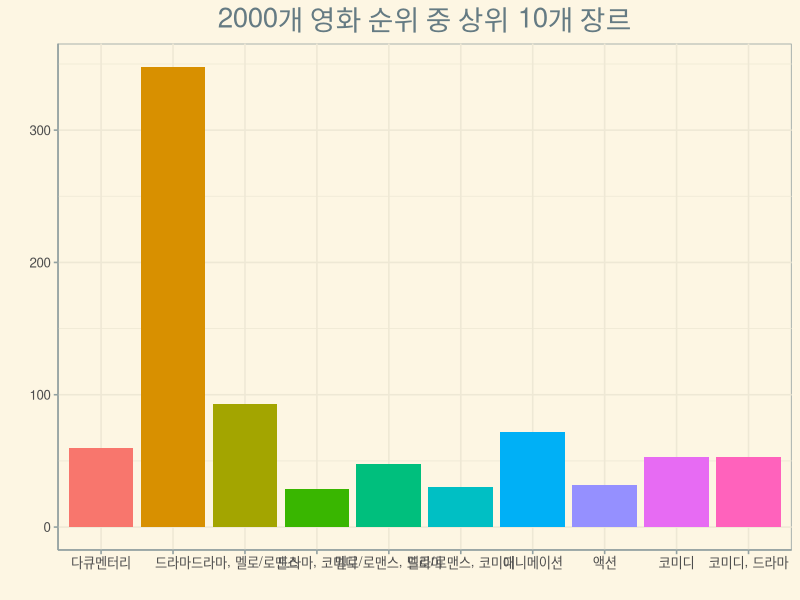
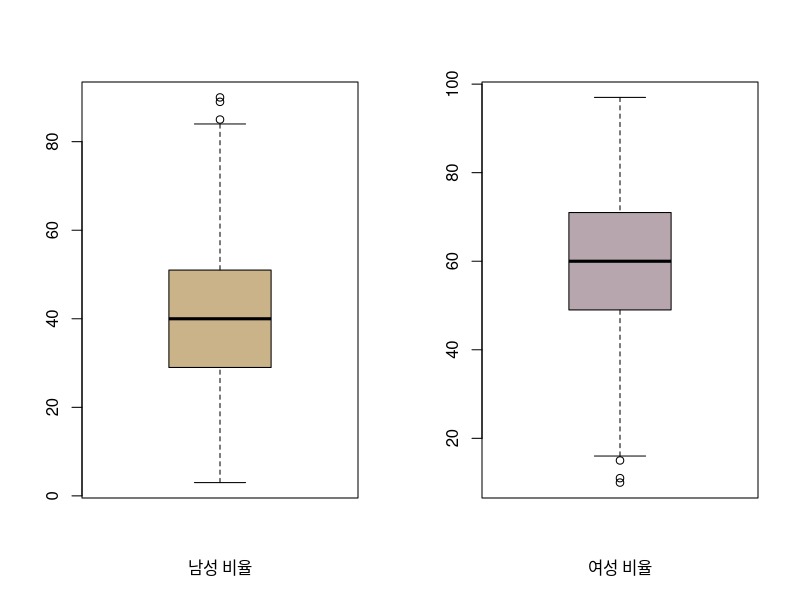
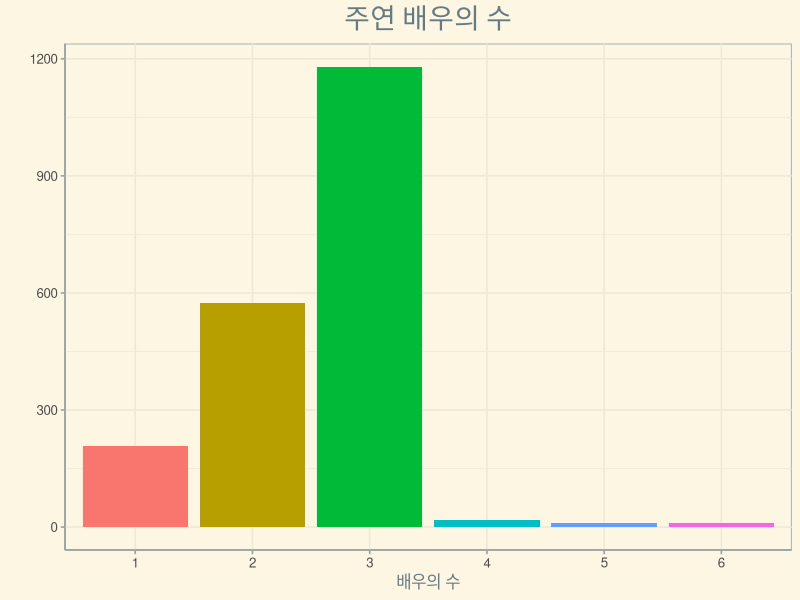
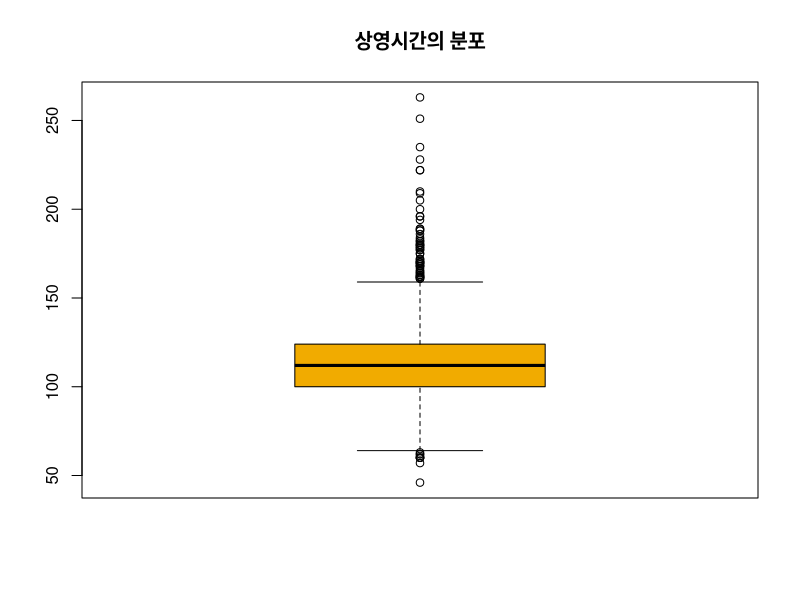
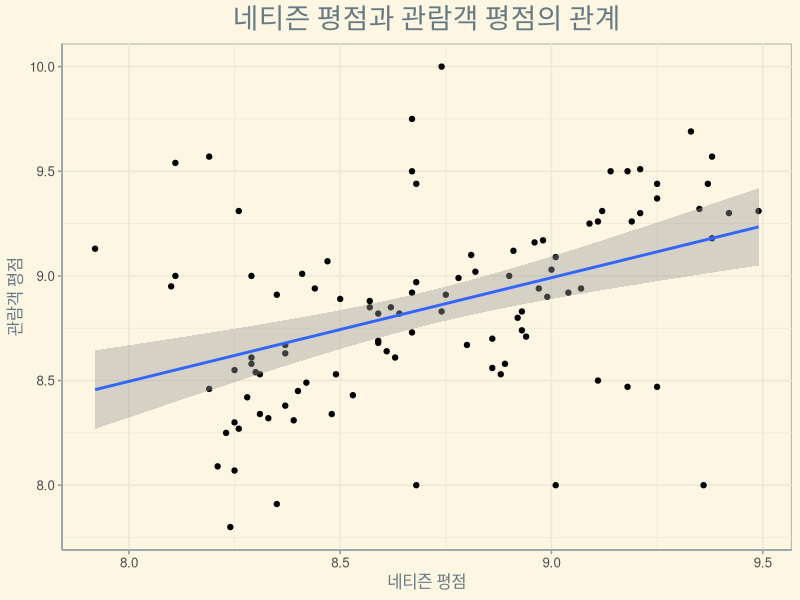

The R script that drew these images, in order:
library(ggplot2)
library(magrittr)
library(dplyr)
library(ggthemes)

data1 <- read.csv("./data/movie2.csv", fileEncoding = "cp949")
data2 <- read.csv("./data/movie1.csv", fileEncoding = "cp949")

#1
genre <- table(data2$genre) %>% 
  as.data.frame() %>% 
  arrange(., desc(Freq)) %>% 
  head(., n = 10)

ggplot(genre, aes(x=Var1, y=Freq, fill=Var1)) + 
  geom_bar(stat="identity") + 
  ggtitle("2000개 영화 순위 중 상위 10개 장르") + 
  labs(x="", y="") +
  theme_solarized() +
  theme(legend.position = "none", plot.title = element_text(hjust=0.5, size = 20))


#2
data1_na <- data1 %>% 
  na.omit()
data1_na$audience_female %<>% 
  gsub("%", "", .) %>% 
  as.integer()
data1_na$audience_male %<>% 
  gsub("%", "", .) %>% 
  as.integer()

par(mfrow=c(1,2))
boxplot(data1_na$audience_male, xlab = "남성 비율", col = "#CAB388")
boxplot(data1_na$audience_female, xlab="여성 비율", col = "#B7A6AD")

#3
actor_num <- data2$actor %>% 
  strsplit(.,",")

num <- c()
for(i in 1:length(actor_num)){
  num <- c(num, length(actor_num[[i]]))
}

actor <- data.frame(movie = data2$title,
                    actorNum = num)

actor <- table(actor$actorNum) %>% 
  as.data.frame()

ggplot(actor, aes(x=Var1, y=Freq, fill=Var1)) + 
  geom_bar(stat = "identity") +
  ggtitle("주연 배우의 수") +
  labs(x="배우의 수", y="") +
  theme_solarized() +
  theme(legend.position = "none", plot.title = element_text(hjust=0.5, size=20))

#4
runtime <- data2$runtime %>% 
  gsub("분", "", .) %>% 
  as.integer()

par(mfrow=c(1,1))
boxplot(runtime, col="#F1AB00",main="상영시간의 분포")

#5
score <- data.frame(netizen = data2$netizen_score,
                    audience = data2$audience_score) %>% 
  na.omit()

random <- sample(c(1:nrow(score)), 100)
score <- score[random,]
cor(score$netizen, score$audience)
ggplot(score, aes(x=netizen, y=audience)) + 
  geom_point() +
  geom_smooth(method=lm, fullrange=TRUE) + 
  theme_solarized() + 
  labs(x="네티즌 평점", y="관람객 평점") + 
  ggtitle("네티즌 평점과 관람객 평점의 관계") + 
  theme(plot.title = element_text(hjust = 0.5, size=20))